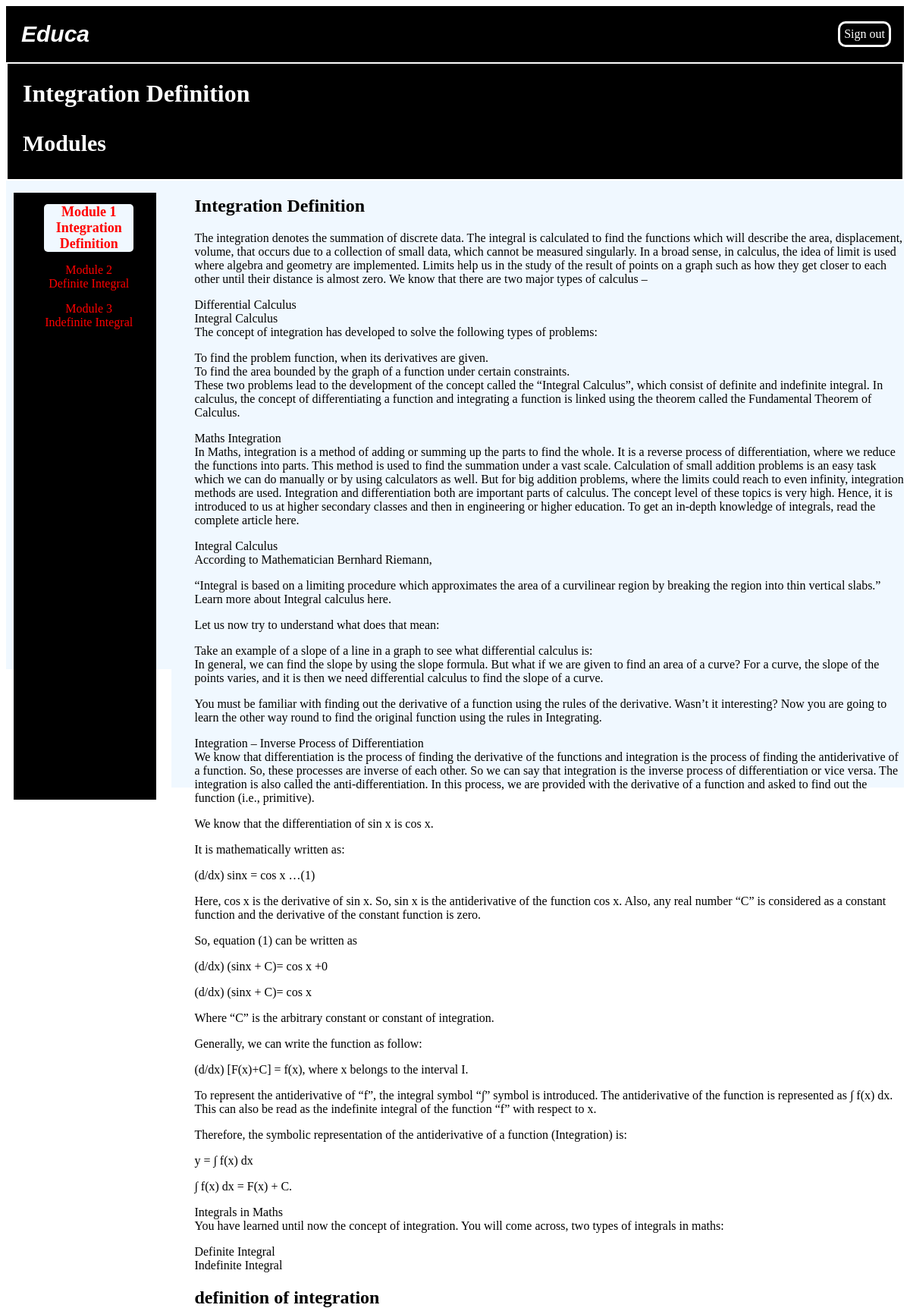
Screenshot of /students/course/5/ (signed in) with the database file from the repository.
### courses/models.py (models this page shows, shortened)
class Module(models.Model):
    course=models.ForeignKey(Course,related_name='modules',on_delete=models.CASCADE)
    title=models.CharField(max_length=200)
    description=models.TextField(blank=True)
    order=OrderField(blank=True,for_fields=['course'])
    class Meta:
        ordering=['order']

class ItemBase(models.Model):
    owner=models.ForeignKey(User,related_name='%(class)s_related',on_delete=models.CASCADE)
    title=models.CharField(max_length=250)
    created=models.DateTimeField(auto_now_add=True)
    updated=models.DateTimeField(auto_now=True)
    class Meta:
        abstract=True
    def render(self):
        return render_to_string('courses/content/{}.html'.format(self._meta.model_name),
        {'item':self})

class Text(ItemBase):
    content=models.TextField()

class Video(ItemBase):
    url=models.URLField()

### students/views.py (the view)
# urls.py: path('course/<pk>/',views.StudentCourseDetailView.as_view(),name='student_course_detail'),
class StudentCourseDetailView(DetailView):
    model=Course
    template_name='students/course/detail.html'
    def get_queryset(self):
        qs=super(StudentCourseDetailView,self).get_queryset()
        return qs.filter(students__in=[self.request.user])
    def get_context_data(self, **kwargs):
        context=super(StudentCourseDetailView,self).get_context_data(**kwargs)
        course=self.get_object()
        if 'module_id' in self.kwargs:
            context['module']=course.modules.get(id=self.kwargs['module_id'])
        else:
            context['module']=course.modules.all()[0]
        return context

### students/templates/students/course/detail.html (shortened to what this page needs)
{%	extends	"base.html"	%}
{%	block	content	%}
	<div class="all-courses">
<h1>
			{{	module.title	}}
	</h1>
	<h3>Modules</h3>
</div>
	<div class="contents">
		<div id="modules">
	<ul	class="course-contents">
	{%	for	m	in	object.modules.all	%}
	<li	data-id="{{	m.id	}}"	{%	if	m	==	module	%}class="selected"
	{%	endif	%}>
	<a	href="{% url "students:student_course_detail_module"	 object.id	m.id	%}">
	<span>
			Module	<span	class="order">{{	m.order|add:1	}}
	</span>
	</span>
	<br>
	{{	m.title	}}
	</a>
			</li>
	{%	empty	%}
<li>No	modules	yet.</li>
	{%	endfor	%}
	</ul>
</div>
	<div class="course-module">
	{%	for	content	in	module.contents.all	%}
	{%	with	item=content.item	%}
	<h2>{{	item.title	}}</h2>
	{{	item.render	}}
	{%	endwith	%}
	{%	endfor	%}
			</div>
		</div>
{%	endblock	%}

### courses/templates/courses/content/text.html
{{ item.content|linebreaks|safe }}

### static/css/base.css (style rules this page uses)
html,body { height: 100%; }
.all-courses { background-color: black; border: solid white 2px; color: white; padding: 0; margin-bottom: 0px; padding-left: 20px; margin: 0; }
.course-contents { background-color: black; color: white; padding-right: 30px; height: 100%; width: fit-content; display: flex; flex-direction: column; align-items: center; }
.course-module { width: 100%; background-color:aliceblue; padding-left: 30px; }
h3 { font-size: 30px; }
#modules { text-decoration: solid; list-style: none; margin-left: 10px; padding-right: 20px; width: fit-content; }
#modules li { margin-top: 15px; text-align: center; list-style: none; }
.selected { background-color: aliceblue; border-radius: 5px; text-align: center; font-size: large; color: black; font-weight: bold; }
.selected a { text-decoration: solid; color: black; }
#modules a { text-decoration: solid; color: red; }
.contents { display: flex; margin-top: 0px; height: 100%; width: 100%; }

### rows the page displays
Module: title "Integration Definition", order|add "1"
Module: order|add "2", title "Definite Integral"
Module: order|add "3", title "Indefinite Integral"
Text: title "Integration Definition", content "The integration denotes the summation of discrete data. The integral is calculated to find the functions which will describe the area, displacement, volume, that occurs due to a collection of small data, which cannot be measured singularly. In a broad sense, in calculus, the idea of limit is used where algebra and geometry are implemented. Limits help us in the study of the result of points on a graph such as how they get closer to each other until their distance is almost zero. We know that there are two major types of calculus – Differential Calculus Integral Calculus The concept of integration has developed to solve the following types of problems: To find the problem function, when its…"
Video: title "definition of integration"
